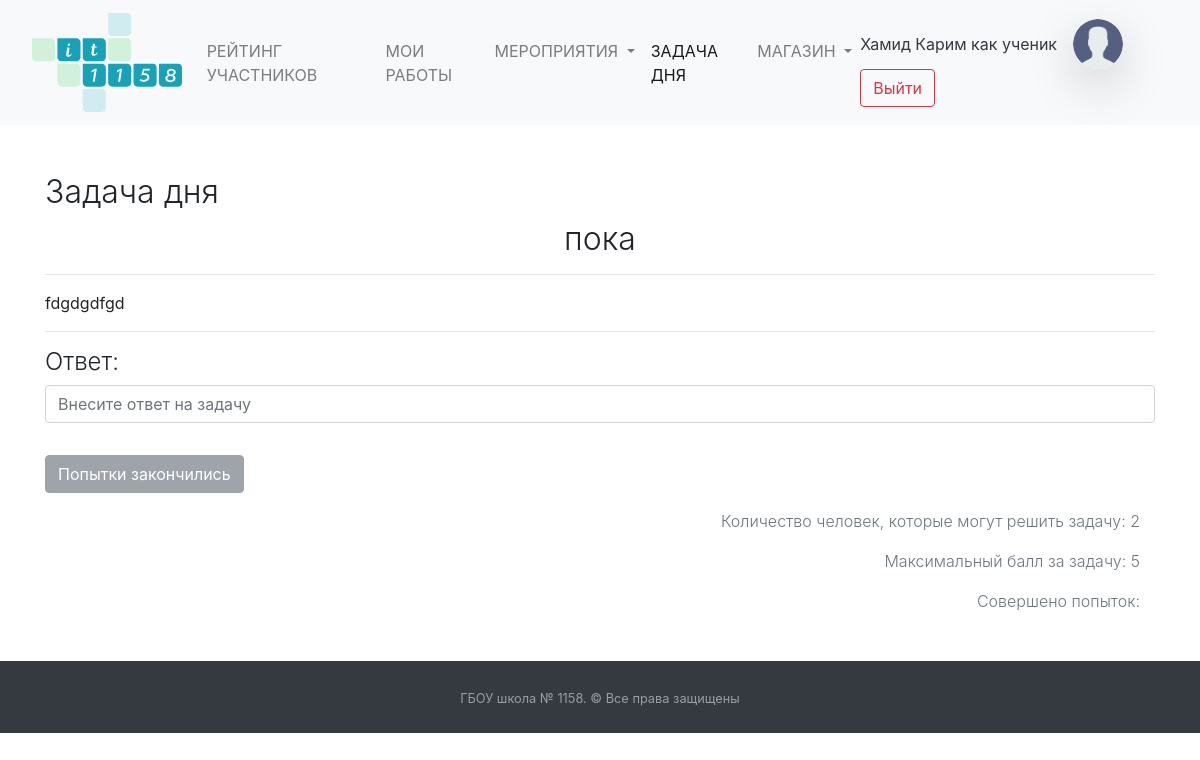
The app's page /daytask/show/4 (signed in) with its own data.
### mainapp/models.py (models this page shows, shortened)
class Puples(models.Model):
    STATUS_CHOICES = (
        ('ST10', 'Ученик 10 ИТ-класса'),
        ('ST11', 'Ученик 11 ИТ-класса'),
        ('APP', 'Кандидат в ИТ-класс'),
        ('TEACH', 'Учитель')
    )
    PROGRESS_CHOICES = (
        (0, '0'),
        (25, '25'),
        (50, '50'),
        (75, '75'),
        (100, '100'),
    )
    name = models.CharField("Имя", null=True, max_length=50)
    surname = models.CharField("Фамилия", null=True, max_length=100)
    rate = models.PositiveIntegerField("Рейтинг ученика", default=0)
    image = models.ImageField("Фотография профиля", blank=True, upload_to="puples_photo",
                              default="puples_photo/user-2.png")
    user = models.OneToOneField(User, on_delete=models.CASCADE, null=True, default='',
                                verbose_name="Связь с таблицей пользователей")
    status = models.CharField("Статуc", choices=STATUS_CHOICES, default='ST10', max_length=30)
    applicant_first_result = models.FloatField("Результат первого этапа", blank=True, default=0)
    applicant_progress = models.IntegerField(verbose_name="Прогресс", choices=PROGRESS_CHOICES, default=0, blank=True)
    email = models.EmailField(verbose_name="Email", default="")
    phone = models.CharField(max_length=12, verbose_name="Телефон", default="")
    class Meta:
        verbose_name = "Пользователи"
        verbose_name_plural = "Пользователи"

### daytask/models.py (models this page shows, shortened)
class Tasks(models.Model):
    STATUS_CHOICES = (
        ('ST10', '10 класс'),
        ('ST11', '11 класс'),
    )
    date = models.DateField("Дата задачи", null=True)
    name = models.CharField("Название задачи", null=True, max_length=150)
    discription_task = HTMLField("Условие задачи")
    status_task = models.CharField("Выберите класс", choices=STATUS_CHOICES, default='ST10', max_length=30)
    result = models.CharField(null=True, verbose_name="Правильный ответ на задачу", max_length=200)
    count_answer = models.IntegerField(default=2,
                                       verbose_name="Количество человек, которые могут решить задачу")
    score = models.IntegerField("Максимальный балл за задачу", default=5)
    tries = models.IntegerField(default=-1, verbose_name="Количество попыток ответа на каждого ученика (-1 - бесконечно)")
    tries_list = models.CharField(default="", verbose_name="ID учеников, совершившие попытку",
                                                max_length=200,
                                                blank=True)
    id_puple_correct_answers = models.CharField(default="", verbose_name="ID учеников, кто дал правильный ответ",
                                                max_length=200,
                                                blank=True)
    class Meta:
        verbose_name = "Задача дня"
        verbose_name_plural = "Задача дня"

### daytask/views.py (the view)
# urls.py: path('show/<int:id>', views.DayTaskShowView.as_view(), name='Отображении задачи дня'),
class DayTaskShowView(DayTaskView):
    template_name = "daytask/daytask_show.html"
    queryset = Tasks
    login_url = '/login/'
    def get_context_data(self, *, object_list=None, **kwargs):
        context = super().get_context_data(**kwargs)
        context['task'] = Tasks.objects.get(id=int(self.kwargs['id']))
        return context
    def __init__(self):
        super().__init__()

### daytask/views.py (called while the page is built, shortened)
    def time_end_task(self, task):
        return ""

    def type_tasks(self, day):
        all_types_tasks = {"active": [(i, [Puples.objects.get(user=j) for j in i.id_puple_correct_answers.split()]) \
                                      for i in Tasks.objects.filter(date=day)]}
        all_types_tasks["last"] = [(i, [Puples.objects.get(user=j) for j in i.id_puple_correct_answers.split()]) \
                                   for i in Tasks.objects.filter(date__lt=day)]
        all_types_tasks["fiture"] = [(i, [Puples.objects.get(user=j) for j in i.id_puple_correct_answers.split()]) \
                                     for i in Tasks.objects.filter(date__gt=day)]
        return all_types_tasks

### mainapp/addons_python/views_addons_classes.py (called while the page is built)
    def get_context_data(self, *, object_list=None, **kwargs):
        context = super().get_context_data(**kwargs)
        context['events_new'] = Events.objects.filter(check=False).count()
        context['applicants_count'] = Puples.objects.filter(
            status="APP").count()
        return context

### templates/daytask/daytask_show.html (shortened to what this page needs)
{% extends  'base.html' %}
{% load static %}
{% load crispy_forms_tags %}
{% block main %}
    <div class="container pt-3">
        <h2 class="text-left font-weight-light pt-3">Задача дня</h2>
        <h2 class="text-center font-weight-light">{{ task.name }}</h2>
        <hr>
        {% autoescape off %}
            {{ task.discription_task }}
        {% endautoescape %}
        <hr>
        <h4 class="font-weight-light">Ответ:</h4>
        <form method="post">{% csrf_token %}
            <input type="text"
                   class="form-control text-left"
                   name="result" placeholder="Внесите ответ на задачу"
                   onkeydown="if(event.keyCode==13){return false;}">
            <button class="btn {% if button %}btn-success mt-3"{% else %}btn-secondary mt-3" disabled{% endif %}
            type="submit">{% if button %}{{ button }}{% else %}Попытки закончились{% endif %}</button>
        </form>
        <div class="container mt-3 text-muted">
            <p class="font-weight-light text-right">Количество человек, которые могут решить
                задачу: {{ task.count_answer }} </p>
            <p class="font-weight-light text-right">Максимальный балл за задачу: {{ task.score }} </p>
            <p class="font-weight-light text-right">Совершено попыток: {{ tries }} </p>
        </div>
    </div>
{% endblock %}
{% block detail_active_task %} active{% endblock %}

### templates/base.html (shortened to what this page needs)
<!DOCTYPE html>
<html lang="ru">
{% load static %}
<head>
    <link href="{% static 'css/bootstrap.css' %}" rel="stylesheet" type="text/css">
    <link href="{% static 'css/style.css' %}" rel="stylesheet" type="text/css">
    <link href="{% static 'css/pre.css' %}" rel="stylesheet" type="text/css">
    <link rel="stylesheet" href="//code.jquery.com/ui/1.12.1/themes/base/jquery-ui.css">
    <link rel="stylesheet" href="/resources/demos/style.css">
</head>
<body>
<div class="container-fuild">
    <nav class="navbar navbar-expand-lg navbar-light bg-light">
        <a href="/" class="navbar-brand">
            <img class="img-fluid mx-3"
                 width="150" height="150"
                 src="{% static '/images/logo_it_class.svg' %}"></a>
        <div class="collapse navbar-collapse" id="navbarSupportedContent">
            <ul class="navbar-nav mr-auto">
                {% if user.is_authenticated and user.puples.status != "APP" %}
                    <li class="nav-item">
                        <a class="nav-link{% block detail_active %}{% endblock %}" href="/rate">РЕЙТИНГ УЧАСТНИКОВ</a>
                    </li>
                {% endif %}
                {% if user.is_authenticated and user.puples.status != "APP" %}
                    <li class="nav-item">
                        <a class="nav-link{% block detail_active_works %}{% endblock %}" href="/works">МОИ РАБОТЫ</a>
                    </li>
                {% endif %}
                <li class="nav-item dropdown">
                    <a class="nav-link dropdown-toggle{% block detail_active_hach %}{% endblock %}" href="#"
                       id="navbarDropdown" role="button"
                       data-toggle="dropdown" aria-haspopup="true" aria-expanded="false">
                        МЕРОПРИЯТИЯ
                    </a>
                </li>
                {% if user.is_authenticated and user.puples.status != "APP" %}
                    <li class="nav-item">
                        <a class="nav-link{% block detail_active_task %}{% endblock %}" href="/daytask/">ЗАДАЧА ДНЯ</a>
                    </li>
                    <li class="nav-item dropdown">
                        <a class="nav-link {% block market_active %}{% endblock %} dropdown-toggle" href="#"
                           id="navbarDropdown" role="button"
                           data-toggle="dropdown" aria-haspopup="true" aria-expanded="false">
                            МАГАЗИН
                        </a>
                    </li>
                {% endif %}
            </ul>
            <form class="form-inline my-2 my-lg-0">
                {% if user.is_authenticated %}
                    <a class="nav-link text-dark disabled p-0"
                       href="/account/">{{ user.last_name }} {{ user.first_name }}</a>
                    <a href="/account/">
                        <img class="img-fluid mx-3 rounded-circle shadow-lg"
                             style="width: 50px; object-fit: cover; height:50px;"
                             src="{{ user.puples.image.url }}"></a>
                {% endif %}
                {% if user.username == "" %}
                    <a class="nav-link disabled" href="#">Гость</a>
                    <a class="btn btn-outline-success my-2 my-sm-0" href="/login">Войти</a>
                {% else %}
                    <a class="btn btn-outline-danger my-2 my-sm-0" href="/logout">Выйти</a>
                {% endif %}
            </form>
        </div>
    </nav>
    {% block main %}
    {% endblock %}
    <footer id="sticky-footer" class="py-4 bg-dark text-white-50 mt-5">
        <div class="container text-center">
            <small>ГБОУ школа № 1158. &copy; Все права защищены</small>
        </div>
    </footer>
</div>
</body>
</html>

### records on screen
Tasks: name "пока", discription_task "fdgdgdfgd", count_answer "2", score "5"

### other values on screen
{{ user.last_name }} "Хамид"
{{ user.first_name }} "Карим как ученик"
